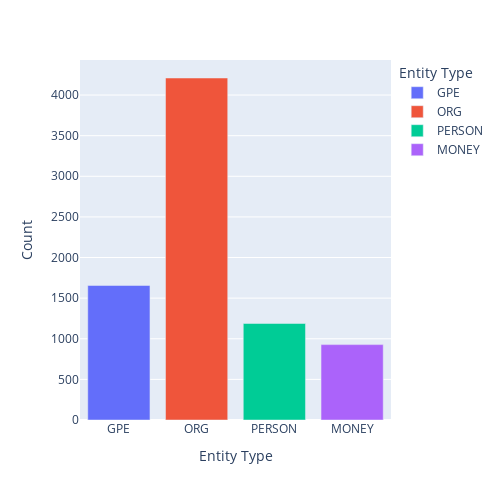

Notebook cell for this chart:
### Markdown cell above
In a financial news snippet; Companies, Top executives and Countries are the frequently referred-to entitites. spaCy's built in NER model can be used to determine their counts

### Code cell
def ner_counter(doc):
    gpe_count = 0
    org_count = 0
    person_count = 0
    money_count=0
    for tok in doc.ents:
        if tok.label_ == "GPE":
            gpe_count = gpe_count + 1
        elif tok.label_ == "ORG":
            org_count=org_count+1
        elif tok.label_ == "PERSON":
            person_count=person_count+1
        elif tok.label_ == "MONEY":
            money_count=money_count+1
    return (gpe_count,org_count,person_count,money_count)

sentences = df['Sentence'].tolist()
sentences = " ".join(sentences)
sentences = nlp(sentences)
entity_counts = list(ner_counter(sentences))
entity_df = {'Entity Type':['GPE', 'ORG', 'PERSON', 'MONEY'],
        'Count':entity_counts}
fig = px.bar(entity_df,x='Entity Type',y='Count',color='Entity Type')
fig.update_layout(height=500,width=500)

### Figure 1 — Plotly figure (JSON) as saved in the notebook; plotly's stock layout.template omitted (floating-point values rounded to 4 significant figures)
{"data": [{"alignmentgroup": "True", "hovertemplate": "Entity Type=%{x}<br>Count=%{y}<extra></extra>", "legendgroup": "GPE", "marker": {"color": "#636efa", "pattern": {"shape": ""}}, "name": "GPE", "offsetgroup": "GPE", "orientation": "v", "showlegend": true, "textposition": "auto", "type": "bar", "x": ["GPE"], "xaxis": "x", "y": [1656], "yaxis": "y"}, {"alignmentgroup": "True", "hovertemplate": "Entity Type=%{x}<br>Count=%{y}<extra></extra>", "legendgroup": "ORG", "marker": {"color": "#EF553B", "pattern": {"shape": ""}}, "name": "ORG", "offsetgroup": "ORG", "orientation": "v", "showlegend": true, "textposition": "auto", "type": "bar", "x": ["ORG"], "xaxis": "x", "y": [4210], "yaxis": "y"}, {"alignmentgroup": "True", "hovertemplate": "Entity Type=%{x}<br>Count=%{y}<extra></extra>", "legendgroup": "PERSON", "marker": {"color": "#00cc96", "pattern": {"shape": ""}}, "name": "PERSON", "offsetgroup": "PERSON", "orientation": "v", "showlegend": true, "textposition": "auto", "type": "bar", "x": ["PERSON"], "xaxis": "x", "y": [1188], "yaxis": "y"}, {"alignmentgroup": "True", "hovertemplate": "Entity Type=%{x}<br>Count=%{y}<extra></extra>", "legendgroup": "MONEY", "marker": {"color": "#ab63fa", "pattern": {"shape": ""}}, "name": "MONEY", "offsetgroup": "MONEY", "orientation": "v", "showlegend": true, "textposition": "auto", "type": "bar", "x": ["MONEY"], "xaxis": "x", "y": [928], "yaxis": "y"}], "layout": {"barmode": "relative", "height": 500, "legend": {"title": {"text": "Entity Type"}, "tracegroupgap": 0}, "margin": {"t": 60}, "width": 500, "xaxis": {"anchor": "y", "categoryarray": ["GPE", "ORG", "PERSON", "MONEY"], "categoryorder": "array", "domain": [0, 1], "title": {"text": "Entity Type"}}, "yaxis": {"anchor": "x", "domain": [0, 1], "title": {"text": "Count"}}}}
